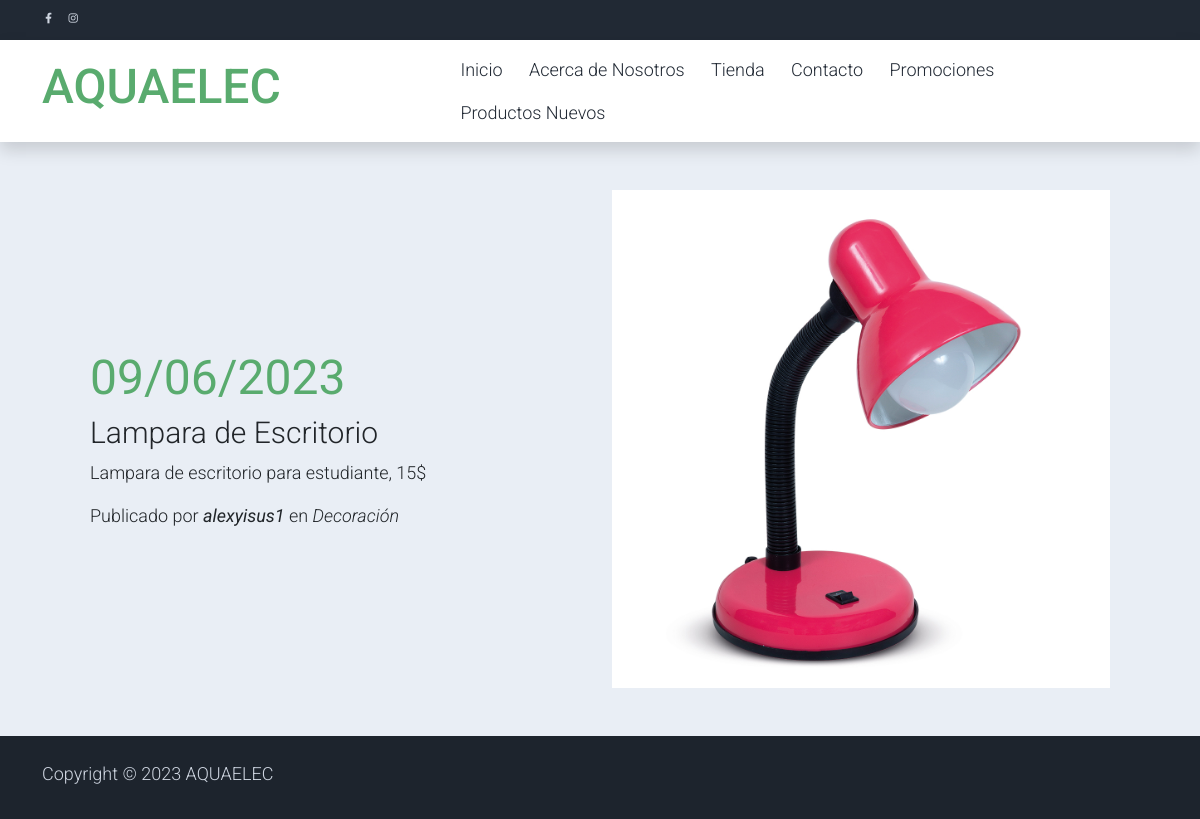
Page /news/ on the committed database.
### news/models.py (models this page shows, shortened)
class News(models.Model):
    title=models.CharField(max_length=100, verbose_name="Título")
    content=models.TextField(verbose_name="Contenido")
    price=models.BooleanField(max_length=5, verbose_name="Precio")
    published=models.DateTimeField(verbose_name="Fecha de publicación", default=now)
    image=models.ImageField(verbose_name="Imagen", upload_to="news")
    author= models.ForeignKey(User, verbose_name="Autor", on_delete=models.CASCADE)
    categories=models.ManyToManyField(Category, verbose_name="Categorias")
    created=models.DateTimeField(auto_now_add=True, verbose_name="Fecha de creación")
    updated=models.DateTimeField(auto_now_add=True, verbose_name="Fecha de modificación")
    class Meta:
        verbose_name="Entrada"
        verbose_name_plural="Entradas"
        ordering=["-created"]

class Category(models.Model):
    name=models.CharField(max_length=50, verbose_name="Nombre")
    created=models.DateTimeField(auto_now_add=True, verbose_name="Fecha de creación")
    updated=models.DateTimeField(auto_now_add=True, verbose_name="Fecha de modificación")
    class Meta:
        verbose_name="Categoría"
        verbose_name_plural="Categorías"
        ordering=["name"]

### news/views.py (the view)
# urls.py: path('', views.news, name="news"),
def news(request):
    news=News.objects.all()
    return render(request,"news/news.html",{'listnews':news})

### social/processors.py (called while the page is built)
def context(request):
    dict={}
    listSocial=Social.objects.all()
    for social in listSocial:
        dict[social.key]=social.url
    return dict

### news/templates/news/news.html (shortened to what this page needs)
{% extends 'core/base.html' %}
{% load static %}
{% block content %}
{% for news in listnews %}
<section class="bg-light">
  <div class="container">
      <div class="row p-5">
          <div class="mx-auto col-md-8 col-lg-6 order-lg-last">
              <img class="img-fluid" src="{{news.image.url}}" alt="">
          </div>
          <div class="col-lg-6 mb-0 d-flex align-items-center">
              <div class="text-align-left align-self-center">
                  <h1 class="h1 text-success"><b>{{news.published|date:"SHORT_DATE_FORMAT"}}</b></h1>
                  <h3 class="h2">{{news.title}}</h3>
                  <p>{{news.content}}</p>
                  <span class="section-heading-under"
                >Publicado por <em><b>{{news.author}}</b></em> en
                {% for category in news.categories.all %}
                    <em><a>{{category.name}} {% if not forloop.last %},{% endif %}</a></em>
                {% endfor %}
                </span>
              </div>
          </div>
      </div>
  </div>
</section>
{% endfor %}
{% endblock  %}

### core/static/core/assets/css/templatemo.css (style rules this page uses)
body, ul, li, p, a, label, input, div { font-family: 'Roboto', sans-serif; font-size: 18px !important; font-weight: 300 !important; }
.h1 { font-family: 'Roboto', sans-serif; font-size: 48px !important; font-weight: 200 !important; }
.h2 { font-family: 'Roboto', sans-serif; font-size: 30px !important; font-weight: 300; }
.text-success { color: #59ab6e !important; }
.bg-light { background-color: #e9eef5 !important; }

### rows in the picture
News: image (picture), published "09/06/2023", title "Lampara de Escritorio", content "Lampara de escritorio para estudiante, 15$", author "alexyisus1"
Category: name "Decoración"
